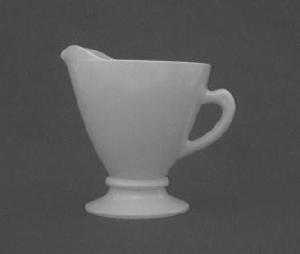
#> input picture teacup.jpg, 300 x 254 px
$ python contour_properties_1.py --image teacup.jpg   (older library calls are emulated)
#> lines starting #> are read from the running program, lines starting #| are printed output that depends on the picture; after the words box and inside, x2 and y2 are one past the last pixel; in counts of white or black regions, pixels touching at a corner belong together; long printed decimals are rounded
# import the necessary packages
import numpy as np
import argparse
import cv2
import imutils
# construct the argument parser and parse the arguments
ap = argparse.ArgumentParser()
ap.add_argument("-i", "--image", required=True, help="Path to the image")
args = vars(ap.parse_args())
# load the image and convert it to grayscale
image = cv2.imread(args["image"])
#> image is the input picture: shape (254, 300, 3); min 62, max 199, mean 89.6
gray = cv2.cvtColor(image, cv2.COLOR_BGR2GRAY)
# find external contours in the image
cnts = cv2.findContours(gray.copy(), cv2.RETR_EXTERNAL, cv2.CHAIN_APPROX_SIMPLE)
#> cnts = 1 contour; box (x1, y1, x2, y2) and area: (0, 0, 300, 254) 75647
cnts = imutils.grab_contours(cnts)
#> cnts = [[[0, 0], [0, 253], [299, 253], [299, 0]]]

clone = image.copy()
# loop over the contours
for c in cnts:
	# compute the moments of the contour which can be used to compute the
	# centroid or "center of mass" of the region
	M = cv2.moments(c)
	cX = int(M["m10"] / M["m00"])
	cY = int(M["m01"] / M["m00"])
	# draw the center of the contour on the image
	cv2.circle(clone, (cX, cY), 10, (0, 255, 0), -1)
	print(cX, cY)
#> this loop made 1 pass
#> (c, cX, cY) on pass 1: ([[0, 0], [0, 253], [299, 253], [299, 0]], 149, 126)
#| 149 126
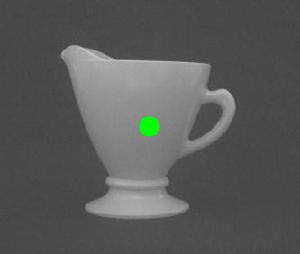
#> clone: shape (254, 300, 3); 0.42% of pixels changed, all inside (x1, y1, x2, y2) = (139, 116, 160, 137)
# show the output image
cv2.imshow("Centroids", clone)
cv2.waitKey(0)
clone = image.copy()

# loop over the contours again
for (i, c) in enumerate(cnts):
	# compute the area and the perimeter of the contour
	area = cv2.contourArea(c)
	perimeter = cv2.arcLength(c, True)
	print("Contour #{} -- area: {:.2f}, perimeter: {:.2f}".format(i + 1, area, perimeter))
	# draw the contour on the image
	cv2.drawContours(clone, [c], -1, (0, 255, 0), 2)
	# compute the center of the contour and draw the contour number
	M = cv2.moments(c)
	cX = int(M["m10"] / M["m00"])
	cY = int(M["m01"] / M["m00"])
	cv2.putText(clone, "#{}".format(i + 1), (cX - 20, cY), cv2.FONT_HERSHEY_SIMPLEX,
		1.25, (255, 255, 255), 4)
#> this loop made 1 pass
#> (c, area, perimeter, cX, cY) on pass 1: ([[0, 0], [0, 253], [299, 253], [299, 0]], 75647, 1104, 149, 126)
#| Contour #1 -- area: 75647.00, perimeter: 1104.00
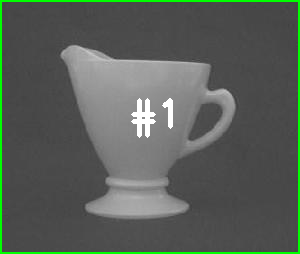
#> clone: shape (254, 300, 3); 3.78% of pixels changed, all inside (x1, y1, x2, y2) = (0, 0, 300, 254)
# show the output image
cv2.imshow("Contours", clone)
cv2.waitKey(0)
#
# clone the original image
clone = image.copy()
# loop over the contours
for c in cnts:
	# fit a bounding box to the contour
	(x, y, w, h) = cv2.boundingRect(c)
	cv2.rectangle(clone, (x, y), (x + w, y + h), (0, 255, 0), 2)
	print((x, y), (x + w, y + h))
#> this loop made 1 pass
#> (c, x, y, w, h) on pass 1: ([[0, 0], [0, 253], [299, 253], [299, 0]], 0, 0, 300, 254)
#| (0, 0) (300, 254)
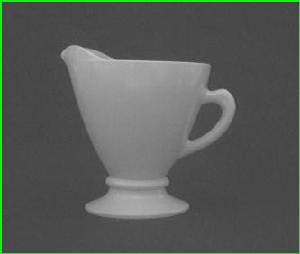
#> clone: shape (254, 300, 3); 2.17% of pixels changed, all inside (x1, y1, x2, y2) = (0, 0, 300, 254)
# show the output image
cv2.imshow("Bounding Boxes", clone)
cv2.waitKey(0)
clone = image.copy()
#
# # loop over the contours
# for c in cnts:
# 	# fit a rotated bounding box to the contour and draw a rotated bounding box
# 	box = cv2.minAreaRect(c)
# 	box = np.int0(cv2.cv.BoxPoints(box) if imutils.is_cv2() else cv2.boxPoints(box))
# 	cv2.drawContours(clone, [box], -1, (0, 255, 0), 2)
# # show the output image
# cv2.imshow("Rotated Bounding Boxes", clone)
# cv2.waitKey(0)
# clone = image.copy()
#
# loop over the contours
for c in cnts:
	# fit a minimum enclosing circle to the contour
	((x, y), radius) = cv2.minEnclosingCircle(c)
	cv2.circle(clone, (int(x), int(y)), int(radius), (0, 255, 0), 2)
	print(radius)
#> this loop made 1 pass
#> (c, x, y, radius) on pass 1: ([[0, 0], [0, 253], [299, 253], [299, 0]], 149.5, 126.5, 195.8)
#| 195.838
# show the output image
cv2.imshow("Min-Enclosing Circles", clone)
cv2.waitKey(0)
clone = image.copy()
#
# # loop over the contours
# for c in cnts:
# 	# to fit an ellipse, our contour must have at least 5 points
# 	if len(c) >= 5:
# 		# fit an ellipse to the contour
# 		ellipse = cv2.fitEllipse(c)
# 		cv2.ellipse(clone, ellipse, (0, 255, 0), 2)
# # show the output image
# cv2.imshow("Ellipses", clone)
# cv2.waitKey(0)
